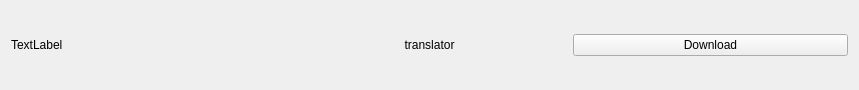
<?xml version="1.0" encoding="UTF-8"?>
<ui version="4.0">
 <class>episode</class>
 <widget class="QWidget" name="episode">
  <property name="geometry">
   <rect>
    <x>0</x>
    <y>0</y>
    <width>859</width>
    <height>90</height>
   </rect>
  </property>
  <property name="windowTitle">
   <string>Form</string>
  </property>
  <layout class="QHBoxLayout" name="horizontalLayout">
   <item>
    <widget class="QLabel" name="title">
     <property name="text">
      <string>TextLabel</string>
     </property>
    </widget>
   </item>
   <item>
    <widget class="QPushButton" name="translator">
     <property name="styleSheet">
      <string notr="true">#translator {
	background-color: none;
	border: none;
	color: black;
}</string>
     </property>
     <property name="text">
      <string>translator</string>
     </property>
    </widget>
   </item>
   <item>
    <widget class="QPushButton" name="download">
     <property name="text">
      <string>Download</string>
     </property>
    </widget>
   </item>
  </layout>
 </widget>
 <resources/>
 <connections/>
</ui>
